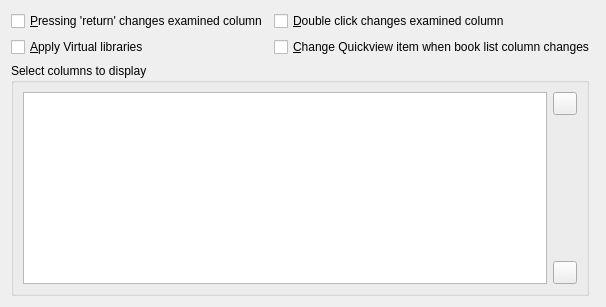
     <widget class="QWidget" name="quickview_tab">
      <attribute name="icon">
       <iconset resource="../../../../resources/images.qrc">
        <normaloff>:/images/quickview.png</normaloff>:/images/quickview.png</iconset>
      </attribute>
      <attribute name="title">
       <string>&amp;Quickview</string>
      </attribute>
      <layout class="QGridLayout" name="gridLayout_122">
       <item row="1" column="0" colspan="2">
        <layout class="QGridLayout" name="gridLayout_122">
         <item row="2" column="0">
          <widget class="QCheckBox" name="opt_qv_respects_vls">
           <property name="toolTip">
            <string>Check this box to make Quickview show books only in the
current Virtual library. If unchecked, Quickview ignores Virtual libraries. If
unchecked then only row changes are taken into account.</string>
           </property>
           <property name="text">
            <string>&amp;Apply Virtual libraries</string>
           </property>
          </widget>
         </item>
         <item row="2" column="1">
          <widget class="QCheckBox" name="opt_qv_follows_column">
           <property name="toolTip">
            <string>Check this box to make Quickview change the column being examined
when the column in the book list is changed using the cursor arrow keys</string>
           </property>
           <property name="text">
            <string>&amp;Change Quickview item when book list column changes</string>
           </property>
          </widget>
         </item>
         <item row="1" column="0">
          <widget class="QCheckBox" name="opt_qv_retkey_changes_column">
           <property name="toolTip">
            <string>Pressing return in a cell changes both the book and the
column being examined (the left-hand pane)</string>
           </property>
           <property name="text">
            <string>&amp;Pressing 'return' changes examined column</string>
           </property>
          </widget>
         </item>
         <item row="1" column="1">
          <widget class="QCheckBox" name="opt_qv_dclick_changes_column">
           <property name="toolTip">
            <string>Double-clicking in a cell changes both the book and the
column being examined (the left-hand pane)</string>
           </property>
           <property name="text">
            <string>&amp;Double click changes examined column</string>
           </property>
          </widget>
         </item>
        </layout>
       </item>
       <item row="3" column="0" rowspan="2">
        <widget class="QGroupBox" name="groupBox">
         <property name="title">
          <string>Select columns to display</string>
         </property>
         <layout class="QGridLayout" name="gridLayout_32">
          <item row="0" column="1">
           <widget class="QToolButton" name="qv_up_button">
            <property name="toolTip">
             <string>Move up</string>
            </property>
            <property name="icon">
             <iconset resource="../../../../resources/images.qrc">
              <normaloff>:/images/arrow-up.png</normaloff>:/images/arrow-up.png</iconset>
            </property>
           </widget>
          </item>
          <item row="2" column="1">
           <widget class="QToolButton" name="qv_down_button">
            <property name="toolTip">
             <string>Move down</string>
            </property>
            <property name="icon">
             <iconset resource="../../../../resources/images.qrc">
              <normaloff>:/images/arrow-down.png</normaloff>:/images/arrow-down.png</iconset>
            </property>
           </widget>
          </item>
          <item row="0" column="0" rowspan="3">
           <widget class="QListView" name="qv_display_order">
            <property name="alternatingRowColors">
             <bool>true</bool>
            </property>
           </widget>
          </item>
          <item row="1" column="1">
           <spacer name="verticalSpacer_5">
            <property name="orientation">
             <enum>Qt::Vertical</enum>
            </property>
            <property name="sizeHint" stdset="0">
             <size>
              <width>20</width>
              <height>40</height>
             </size>
            </property>
           </spacer>
          </item>
         </layout>
        </widget>
       </item>
      </layout>
     </widget>
